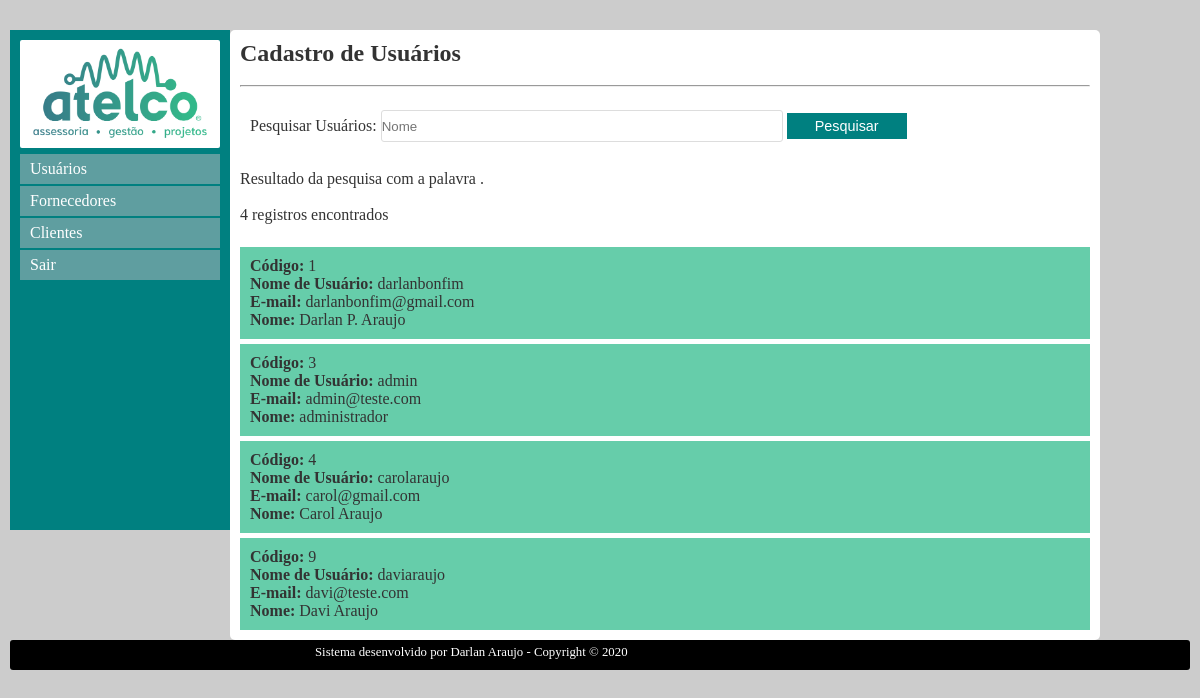
Page /consulta_usuarios.php on the committed database.
### tables this page shows
CREATE TABLE `usuarios` (
  `codigo` int(11) NOT NULL,
  `usuario` varchar(40) NOT NULL,
  `senha` varchar(40) NOT NULL,
  `email` varchar(40) NOT NULL,
  `nome` varchar(40) NOT NULL
);

### consulta_usuarios.php (the view, shortened to what this page needs)
<?php
include_once("conexao.php");
$filtro = isset($_GET['filtro'])?$_GET['filtro']:"";
$sql = "SELECT * FROM usuarios WHERE nome like '%$filtro%'";
$consultas = mysqli_query($conexao, $sql);
$registros = mysqli_num_rows($consultas);
?>
<!DOCTYPE html>
<html lang="pt-br">
	<head>
		<link rel="stylesheet" type="text/css" href="css/estilo_usuarios.css">
	</head>
	<body>
		<div class="container">
			<nav>
				<a href="index.php"><img src="imagens/logo.png" alt="Atelco" title="Atelco"></a>
				<ul class="menu">
					<a href="usuarios.php"><li>Usuários</li></a>
					<a href="fornecedores.php"><li>Fornecedores</li></a>
					<a href="clientes.php"><li>Clientes</li></a>
					<a href="index.php"><li>Sair</li></a>
				</ul>
			</nav>
			<section>
				<h1>Cadastro de Usuários</h1><br>
				<hr><br>
                <form method="get" action="">
                    Pesquisar Usuários: <input type="text" name="filtro" class="campo" placeholder="Nome">
                    <input type="submit" value="Pesquisar" class="btn"><br><br>
                </form>
                <?php
                print "Resultado da pesquisa com a palavra <strong>$filtro</strong>.<br><br>";
                print "$registros registros encontrados";
                print "<br><br>";
                while($exibirRegistros = mysqli_fetch_array($consultas)){
                    $codigo = $exibirRegistros[0];
                    $usuario = $exibirRegistros[1];
                    $email = $exibirRegistros[3];
                    $nome = $exibirRegistros[4];
                    print "<article>";
                    print "<strong>Código:</strong> $codigo<br>";
                    print "<strong>Nome de Usuário:</strong> $usuario<br>";
                    print "<strong>E-mail:</strong> $email<br>";
                    print "<strong>Nome:</strong> $nome";
                    print "</article>";
                }
                ?>
			</section>
		</div>
		<dir class="rodape">
			<footer><p>Sistema desenvolvido por Darlan Araujo - Copyright © 2020</p></footer>
		</dir>
	</body>
</html>

### css/estilo_usuarios.css (style rules this page uses)
* { margin: 0; padding: 0; }
body { background-color: #ccc; font-family: verdana; font-size: 100%; }
.container { width: 1200px; height: auto; max-height: 1000px; min-height: 500px; padding: 10px; margin: auto; margin-top: 20px; box-sizing: border-box; padding: 10px; }
nav { width: 220px; min-height: 500px; height: auto; background-color: #008080; box-sizing: border-box; padding: 10px; float: left; }
img { width: 200px; height: auto; background-color: #fff; border-radius: 2px; }
section { background-color: #fff; color: #333; width: 870px; min-height: 500px; box-sizing: border-box; padding: 10px; float: left; border-radius: 5px; }
.rodape { margin: 10px; background-position: center; background-color: black; margin-top: 5px; height: 30px; color: #fff; clear: both; border-radius: 3px; }
a { text-decoration: none; color: #fff; }
p { margin-left: 300px; font-size: 80%; padding: 5px; }
form { margin-left: 10px; height: auto; }
ul.menu { list-style-type: none; cursor: pointer; }
ul.menu li { width: 200px; height: 30px; line-height: 30px; box-sizing: border-box; padding-left: 10px; background-color: #5F9EA0; margin-top: 2px; }
.btn { font-size: 90%; width: 120px; padding: 3px; background-color: #008080; color: #fff; border: 2px solid #008080; cursor: pointer; }
.campo { width: 400px; height: 30px; border-radius: 3px; margin-top: 5px; border: 1px solid #ddd; margin-bottom: 10px; }
article { width: 100%; box-sizing: border-box; padding: 10px; background-color: #66CDAA; margin-top: 5px; }

### rows in the picture
usuarios: codigo "1", usuario "darlanbonfim", email "darlanbonfim@gmail.com", nome "Darlan P. Araujo"
usuarios: codigo "3", usuario "admin", email "admin@teste.com", nome "administrador"
usuarios: codigo "4", usuario "carolaraujo", email "carol@gmail.com", nome "Carol Araujo"
usuarios: codigo "9", usuario "daviaraujo", email "davi@teste.com", nome "Davi Araujo"

### other values in the picture
$registros "4"
